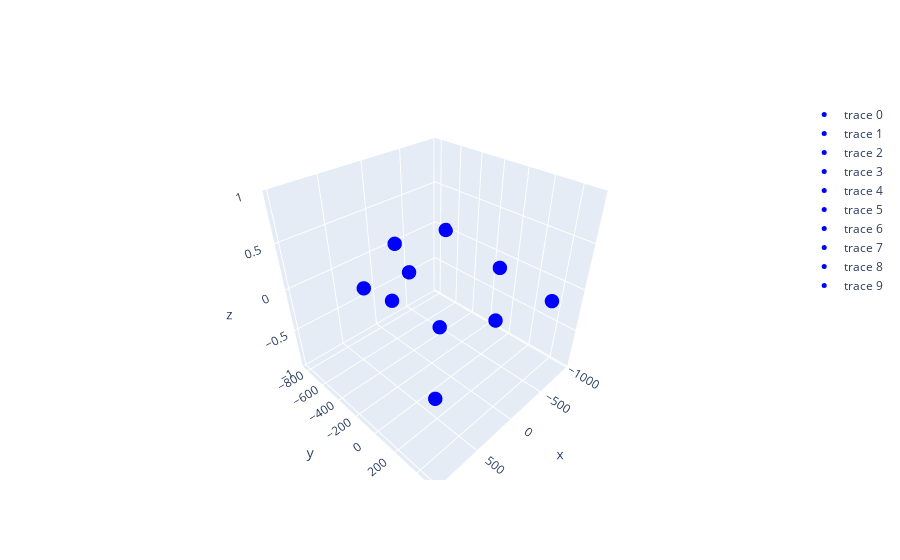

Notebook source saved alongside this figure:
### Code cell
from scipy.optimize import minimize
# Input parameter
fingers_idx = np.array([[0,3,8,17], #thumb (root to tip)
                    [4,9,13,18], #index
                    [5,10,14,19], #middle
                    [6,11,15,20], #ring
                    [7,12,16,21]]) #pinky
    
finger_radius = 10 # mm
LMC_H = 600 # mm

num_LMC = 1
# Generate data
num_poses = 1
#handMarkers, palmMarkers, palmPlnNormals, palmCentroids, fingers = generate_hand_poses(num_poses=num_poses, limitsPS=[0, 0], limis_FE=[0, 0], limits_WD=[0, 0])
handMarkers, palmMarkers, palmPlnNormals, palmCentroids, fingers = generate_hand_pose(pos=np.array([0, -100, 300]), PS=90, FE=0, WD=0)


data = [handMarkers, palmMarkers, palmPlnNormals, palmCentroids, fingers]

#x0 = np.zeros(4*num_LMC) # [lmcx, lmcy, lmc_xang, lmc_zang]
#x0 = np.random.rand(4*num_LMC) * np.array([10000, 10000, 90, 90]*num_LMC)

# optimization
def fun(x, args):
    #pos = x*np.array([300, 300, 90, 180]*num_LMC)
    pos = x*np.array([1000, 1000]*num_LMC)
    print(x)
    cost = []
    data = args
    fig = go.Figure()
    for xx in pos: # for each particle
        #LMCs = [make_LMC(LMC_loc=[xx[0+4*l], xx[1+4*l], 0], LMC_orient=[xx[2+4*l], 0, xx[3+4*l]], LMC_H=LMC_H) for l in range(num_LMC)]
        LMCs = [make_LMC(LMC_loc=[xx[0+4*l], xx[1+4*l], 0], LMC_orient=[0, 0, 0], LMC_H=LMC_H) for l in range(num_LMC)]
        occlusions = []
        for LMC in LMCs:
            for i in range(num_poses):
                occlusions += [check_LMC_Hand_visibility(LMC, pos_markers=data[0][i], fingers_idx=fingers_idx, finger_lines=data[4][0], finger_radius=finger_radius, palm_plane_normal=data[2][i], palm_centroid=data[3][i], palm_markers=data[1][i])]

        occlusions = np.array(occlusions) 
        print(occlusions)
        #print(np.sum(occlusions))
        # fig = go.Figure()
        # fig = plotLMC(fig, LMCs[0], color='orange', name='LMC', scale = 30)
        # fig = plot_hand(fig, data[0][0])
        # fig.show()
        
        fig = addMarker(fig, LMCs[0][0])
        met = (1-(occlusions[0, 0] * occlusions[0, 1])) * 10
        met += (5-np.sum(occlusions[0, 2:-1])) * 1
        #met += np.linalg.norm(data[0][0] - [xx[0], xx[1], 0])
        print(met)
        cost.append(met)
    fig.show()
    return cost

#print(fun(x0, data))

#res = minimize(fun, x0, args=(data), options=dict(disp = True))#, method='SLSQP')
from pyswarms.single.global_best import GlobalBestPSO

# instatiate the optimizer
options = {'c1': 0.5, 'c2': 0.3, 'w': 0.9}
# x_max = np.array([300, 300, 90, 180]*num_LMC)
# x_min = np.array([-300, -300, -90, -180]*num_LMC)
x_max = np.array([1, 1, 1, 1]*num_LMC)
x_min = np.array([-1, -1, -1, -1]*num_LMC)
x_max = np.array([1, 1]*num_LMC)
x_min = np.array([-1, -1]*num_LMC)
bounds = (x_min, x_max)
optimizer = GlobalBestPSO(n_particles=10, dimensions=2*num_LMC, options=options, bounds=bounds)

# now run the optimization, pass a=1 and b=100 as a tuple assigned to args
cost, pos = optimizer.optimize(fun, 1, args=(data))

### Figure 1 — Plotly figure (JSON) as saved in the notebook; plotly's stock layout.template omitted (floating-point values rounded to 4 significant figures)
{"data": [{"marker": {"color": "blue", "size": 5}, "mode": "markers+text", "text": "", "type": "scatter3d", "x": [378.8], "y": [134.9], "z": [0]}, {"marker": {"color": "blue", "size": 5}, "mode": "markers+text", "text": "", "type": "scatter3d", "x": [420.2], "y": [-271.0], "z": [0]}, {"marker": {"color": "blue", "size": 5}, "mode": "markers+text", "text": "", "type": "scatter3d", "x": [-37.5], "y": [331.7], "z": [0]}, {"marker": {"color": "blue", "size": 5}, "mode": "markers+text", "text": "", "type": "scatter3d", "x": [-23.86], "y": [-443.2], "z": [0]}, {"marker": {"color": "blue", "size": 5}, "mode": "markers+text", "text": "", "type": "scatter3d", "x": [978.7], "y": [510.6], "z": [0]}, {"marker": {"color": "blue", "size": 5}, "mode": "markers+text", "text": "", "type": "scatter3d", "x": [-638.5], "y": [464.8], "z": [0]}, {"marker": {"color": "blue", "size": 5}, "mode": "markers+text", "text": "", "type": "scatter3d", "x": [-307.9], "y": [-825.0], "z": [0]}, {"marker": {"color": "blue", "size": 5}, "mode": "markers+text", "text": "", "type": "scatter3d", "x": [-958.3], "y": [-701.9], "z": [0]}, {"marker": {"color": "blue", "size": 5}, "mode": "markers+text", "text": "", "type": "scatter3d", "x": [482.1], "y": [-512.5], "z": [0]}, {"marker": {"color": "blue", "size": 5}, "mode": "markers+text", "text": "", "type": "scatter3d", "x": [-750.9], "y": [-24.68], "z": [0]}], "layout": {}}
